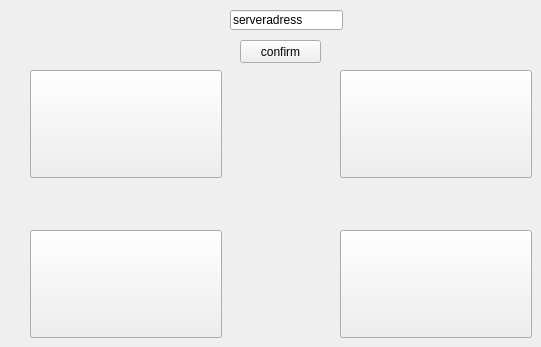
    <widget class="QWidget" name="stackedWidgetPage1">
     <widget class="QPushButton" name="pushButton_7">
      <property name="geometry">
       <rect>
        <x>30</x>
        <y>70</y>
        <width>192</width>
        <height>108</height>
       </rect>
      </property>
      <property name="text">
       <string/>
      </property>
      <property name="iconSize">
       <size>
        <width>16</width>
        <height>9</height>
       </size>
      </property>
     </widget>
     <widget class="QPushButton" name="pushButton_8">
      <property name="geometry">
       <rect>
        <x>340</x>
        <y>70</y>
        <width>192</width>
        <height>108</height>
       </rect>
      </property>
      <property name="text">
       <string/>
      </property>
     </widget>
     <widget class="QPushButton" name="pushButton_9">
      <property name="geometry">
       <rect>
        <x>30</x>
        <y>230</y>
        <width>192</width>
        <height>108</height>
       </rect>
      </property>
      <property name="text">
       <string/>
      </property>
     </widget>
     <widget class="QPushButton" name="pushButton_10">
      <property name="geometry">
       <rect>
        <x>340</x>
        <y>230</y>
        <width>192</width>
        <height>108</height>
       </rect>
      </property>
      <property name="text">
       <string/>
      </property>
     </widget>
     <widget class="QLineEdit" name="lineEdit">
      <property name="geometry">
       <rect>
        <x>230</x>
        <y>10</y>
        <width>113</width>
        <height>20</height>
       </rect>
      </property>
      <property name="inputMask">
       <string/>
      </property>
      <property name="text">
       <string>serveradress</string>
      </property>
     </widget>
     <widget class="QPushButton" name="pushButton_12">
      <property name="geometry">
       <rect>
        <x>240</x>
        <y>40</y>
        <width>81</width>
        <height>23</height>
       </rect>
      </property>
      <property name="cursor">
       <cursorShape>PointingHandCursor</cursorShape>
      </property>
      <property name="text">
       <string>confirm</string>
      </property>
     </widget>
    </widget>
